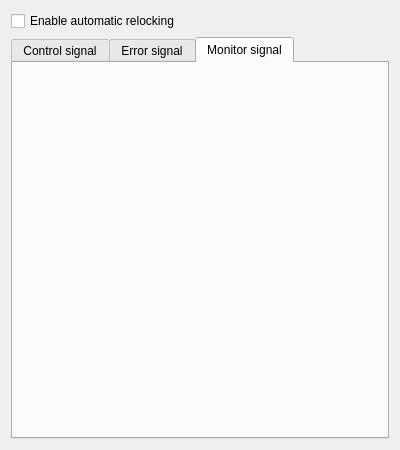
<?xml version="1.0" encoding="UTF-8"?>
<ui version="4.0">
 <class>Form</class>
 <widget class="QWidget" name="Form">
  <property name="geometry">
   <rect>
    <x>0</x>
    <y>0</y>
    <width>400</width>
    <height>450</height>
   </rect>
  </property>
  <property name="windowTitle">
   <string>Form</string>
  </property>
  <layout class="QVBoxLayout" name="verticalLayout">
   <item>
    <widget class="QCheckBox" name="automaticRelockingCheckbox">
     <property name="text">
      <string>Enable automatic relocking</string>
     </property>
    </widget>
   </item>
   <item>
    <widget class="QTabWidget" name="relockingChannelsPanel">
     <property name="currentIndex">
      <number>2</number>
     </property>
     <widget class="QWidget" name="controlSignalTab">
      <attribute name="title">
       <string>Control signal</string>
      </attribute>
      <layout class="QVBoxLayout" name="verticalLayout_3"/>
     </widget>
     <widget class="QWidget" name="errorSignalTab">
      <attribute name="title">
       <string>Error signal</string>
      </attribute>
      <layout class="QVBoxLayout" name="verticalLayout_2"/>
     </widget>
     <widget class="QWidget" name="monitorSignalTab">
      <attribute name="title">
       <string>Monitor signal</string>
      </attribute>
      <layout class="QVBoxLayout" name="verticalLayout_4"/>
     </widget>
    </widget>
   </item>
  </layout>
 </widget>
 <resources/>
 <connections/>
</ui>
